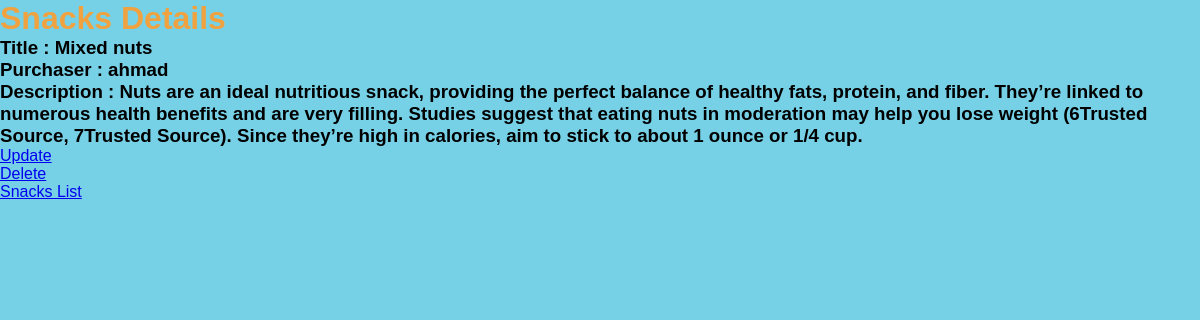
/1/, run on the app's committed database.
### snacks/models.py (models this page shows, shortened)
class Snack(models.Model):
    title  = models.CharField(max_length=64)
    purchaser =models.ForeignKey(get_user_model(),on_delete=models.CASCADE)
    description =models.TextField()
    class Meta:
        ordering=['-pk']

### snacks/views.py (the view)
# urls.py: path('<int:pk>/',SnackDetailView.as_view(), name = 'snack_detail'),
class SnackDetailView (DetailView):
    template_name = 'snacks_detail.html'
    model = Snack

### templates/snacks_detail.html
{% extends 'base.html'%}
{% block content%}
<h1>Snacks Details</h1>
<h3>Title : {{snack.title|capfirst}}</h3>
<h3>Purchaser : {{snack.purchaser}}</h3>
<h3>Description : {{snack.description|capfirst}}</h3>
<a href="{% url 'snack_update' snack.id%}">Update</a>
<br>
<a href="{% url 'snack_delete' snack.id%}">Delete</a>
<br>
<a href="{% url 'snack_list'%}">Snacks List</a>
{% endblock%}

### static /css/base.css (style rules this page uses)
* { margin: 0; padding: 0; box-sizing: border-box; }
body { font-family: Arial, sans-serif; background-color: rgb(118, 209, 231); }
h1 { color: rgb(241, 162, 64); }

### data on the page
Snack: title "Mixed nuts", purchaser "ahmad", description "Nuts are an ideal nutritious snack, providing the perfect balance of healthy fats, protein, and fiber. They’re linked to numerous health benefits and are very filling. Studies suggest that eating nuts in moderation may help you lose weight (6Trusted Source, 7Trusted Source). Since they’re high in calories, aim to stick to about 1 ounce or 1/4 cup."
